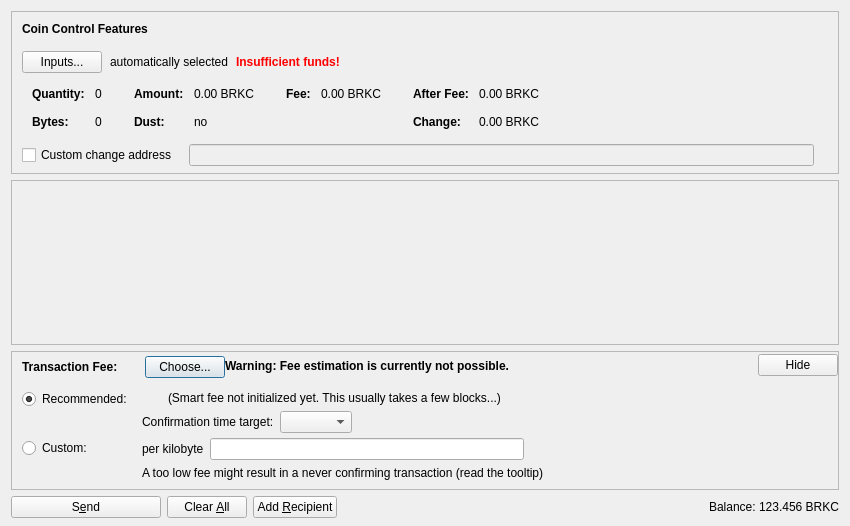
<?xml version="1.0" encoding="UTF-8"?>
<ui version="4.0">
 <class>SendCoinsDialog</class>
 <widget class="QDialog" name="SendCoinsDialog">
  <property name="geometry">
   <rect>
    <x>0</x>
    <y>0</y>
    <width>850</width>
    <height>526</height>
   </rect>
  </property>
  <property name="windowTitle">
   <string>Send Coins</string>
  </property>
  <layout class="QVBoxLayout" name="verticalLayout" stretch="0,1,0,0">
   <property name="bottomMargin">
    <number>8</number>
   </property>
   <item>
    <widget class="QFrame" name="frameCoinControl">
     <property name="sizePolicy">
      <sizepolicy hsizetype="Expanding" vsizetype="Expanding">
       <horstretch>0</horstretch>
       <verstretch>0</verstretch>
      </sizepolicy>
     </property>
     <property name="maximumSize">
      <size>
       <width>16777215</width>
       <height>16777215</height>
      </size>
     </property>
     <property name="frameShape">
      <enum>QFrame::StyledPanel</enum>
     </property>
     <property name="frameShadow">
      <enum>QFrame::Sunken</enum>
     </property>
     <layout class="QVBoxLayout" name="verticalLayoutCoinControl2">
      <property name="spacing">
       <number>0</number>
      </property>
      <property name="leftMargin">
       <number>0</number>
      </property>
      <property name="topMargin">
       <number>0</number>
      </property>
      <property name="rightMargin">
       <number>0</number>
      </property>
      <property name="bottomMargin">
       <number>6</number>
      </property>
      <item>
       <layout class="QVBoxLayout" name="verticalLayoutCoinControl" stretch="0,0,0,0,1">
        <property name="spacing">
         <number>0</number>
        </property>
        <property name="leftMargin">
         <number>10</number>
        </property>
        <property name="topMargin">
         <number>10</number>
        </property>
        <item>
         <layout class="QHBoxLayout" name="horizontalLayoutCoinControl1">
          <property name="bottomMargin">
           <number>15</number>
          </property>
          <item>
           <widget class="QLabel" name="labelCoinControlFeatures">
            <property name="sizePolicy">
             <sizepolicy hsizetype="Preferred" vsizetype="Maximum">
              <horstretch>0</horstretch>
              <verstretch>0</verstretch>
             </sizepolicy>
            </property>
            <property name="font">
             <font>
              <weight>75</weight>
              <bold>true</bold>
             </font>
            </property>
            <property name="styleSheet">
             <string notr="true">font-weight:bold;</string>
            </property>
            <property name="text">
             <string>Coin Control Features</string>
            </property>
           </widget>
          </item>
         </layout>
        </item>
        <item>
         <layout class="QHBoxLayout" name="horizontalLayoutCoinControl2" stretch="0,0,0,0">
          <property name="spacing">
           <number>8</number>
          </property>
          <property name="bottomMargin">
           <number>10</number>
          </property>
          <item>
           <widget class="QPushButton" name="pushButtonCoinControl">
            <property name="styleSheet">
             <string notr="true"/>
            </property>
            <property name="text">
             <string>Inputs...</string>
            </property>
            <property name="autoDefault">
             <bool>false</bool>
            </property>
           </widget>
          </item>
          <item>
           <widget class="QLabel" name="labelCoinControlAutomaticallySelected">
            <property name="text">
             <string>automatically selected</string>
            </property>
            <property name="margin">
             <number>5</number>
            </property>
           </widget>
          </item>
          <item>
           <widget class="QLabel" name="labelCoinControlInsuffFunds">
            <property name="font">
             <font>
              <weight>75</weight>
              <bold>true</bold>
             </font>
            </property>
            <property name="styleSheet">
             <string notr="true">color:red;font-weight:bold;</string>
            </property>
            <property name="text">
             <string>Insufficient funds!</string>
            </property>
            <property name="margin">
             <number>5</number>
            </property>
           </widget>
          </item>
          <item>
           <spacer name="horizontalSpacerCoinControl">
            <property name="orientation">
             <enum>Qt::Horizontal</enum>
            </property>
            <property name="sizeHint" stdset="0">
             <size>
              <width>40</width>
              <height>1</height>
             </size>
            </property>
           </spacer>
          </item>
         </layout>
        </item>
        <item>
         <widget class="QWidget" name="widgetCoinControl" native="true">
          <property name="sizePolicy">
           <sizepolicy hsizetype="Preferred" vsizetype="Preferred">
            <horstretch>0</horstretch>
            <verstretch>0</verstretch>
           </sizepolicy>
          </property>
          <property name="minimumSize">
           <size>
            <width>0</width>
            <height>0</height>
           </size>
          </property>
          <property name="styleSheet">
           <string notr="true"/>
          </property>
          <layout class="QHBoxLayout" name="horizontalLayoutCoinControl5">
           <property name="leftMargin">
            <number>0</number>
           </property>
           <property name="topMargin">
            <number>0</number>
           </property>
           <property name="rightMargin">
            <number>0</number>
           </property>
           <property name="bottomMargin">
            <number>0</number>
           </property>
           <item>
            <layout class="QHBoxLayout" name="horizontalLayoutCoinControl3" stretch="0,0,0,1">
             <property name="spacing">
              <number>20</number>
             </property>
             <property name="topMargin">
              <number>0</number>
             </property>
             <property name="bottomMargin">
              <number>10</number>
             </property>
             <item>
              <layout class="QFormLayout" name="formLayoutCoinControl1">
               <property name="horizontalSpacing">
                <number>10</number>
               </property>
               <property name="verticalSpacing">
                <number>14</number>
               </property>
               <property name="leftMargin">
                <number>10</number>
               </property>
               <property name="topMargin">
                <number>4</number>
               </property>
               <property name="rightMargin">
                <number>6</number>
               </property>
               <item row="0" column="0">
                <widget class="QLabel" name="labelCoinControlQuantityText">
                 <property name="font">
                  <font>
                   <weight>75</weight>
                   <bold>true</bold>
                  </font>
                 </property>
                 <property name="text">
                  <string>Quantity:</string>
                 </property>
                 <property name="margin">
                  <number>0</number>
                 </property>
                </widget>
               </item>
               <item row="0" column="1">
                <widget class="QLabel" name="labelCoinControlQuantity">
                 <property name="cursor">
                  <cursorShape>IBeamCursor</cursorShape>
                 </property>
                 <property name="contextMenuPolicy">
                  <enum>Qt::ActionsContextMenu</enum>
                 </property>
                 <property name="text">
                  <string notr="true">0</string>
                 </property>
                 <property name="margin">
                  <number>0</number>
                 </property>
                 <property name="textInteractionFlags">
                  <set>Qt::LinksAccessibleByMouse|Qt::TextSelectableByKeyboard|Qt::TextSelectableByMouse</set>
                 </property>
                </widget>
               </item>
               <item row="1" column="0">
                <widget class="QLabel" name="labelCoinControlBytesText">
                 <property name="font">
                  <font>
                   <weight>75</weight>
                   <bold>true</bold>
                  </font>
                 </property>
                 <property name="text">
                  <string>Bytes:</string>
                 </property>
                </widget>
               </item>
               <item row="1" column="1">
                <widget class="QLabel" name="labelCoinControlBytes">
                 <property name="cursor">
                  <cursorShape>IBeamCursor</cursorShape>
                 </property>
                 <property name="contextMenuPolicy">
                  <enum>Qt::ActionsContextMenu</enum>
                 </property>
                 <property name="text">
                  <string notr="true">0</string>
                 </property>
                 <property name="textInteractionFlags">
                  <set>Qt::LinksAccessibleByMouse|Qt::TextSelectableByKeyboard|Qt::TextSelectableByMouse</set>
                 </property>
                </widget>
               </item>
              </layout>
             </item>
             <item>
              <layout class="QFormLayout" name="formLayoutCoinControl2">
               <property name="horizontalSpacing">
                <number>10</number>
               </property>
               <property name="verticalSpacing">
                <number>14</number>
               </property>
               <property name="leftMargin">
                <number>6</number>
               </property>
               <property name="topMargin">
                <number>4</number>
               </property>
               <property name="rightMargin">
                <number>6</number>
               </property>
               <item row="0" column="0">
                <widget class="QLabel" name="labelCoinControlAmountText">
                 <property name="font">
                  <font>
                   <weight>75</weight>
                   <bold>true</bold>
                  </font>
                 </property>
                 <property name="text">
                  <string>Amount:</string>
                 </property>
                 <property name="margin">
                  <number>0</number>
                 </property>
                </widget>
               </item>
               <item row="0" column="1">
                <widget class="QLabel" name="labelCoinControlAmount">
                 <property name="cursor">
                  <cursorShape>IBeamCursor</cursorShape>
                 </property>
                 <property name="contextMenuPolicy">
                  <enum>Qt::ActionsContextMenu</enum>
                 </property>
                 <property name="text">
                  <string notr="true">0.00 BRKC</string>
                 </property>
                 <property name="textInteractionFlags">
                  <set>Qt::LinksAccessibleByMouse|Qt::TextSelectableByKeyboard|Qt::TextSelectableByMouse</set>
                 </property>
                </widget>
               </item>
               <item row="1" column="0">
                <widget class="QLabel" name="labelCoinControlLowOutputText">
                 <property name="font">
                  <font>
                   <weight>75</weight>
                   <bold>true</bold>
                  </font>
                 </property>
                 <property name="text">
                  <string>Dust:</string>
                 </property>
                </widget>
               </item>
               <item row="1" column="1">
                <widget class="QLabel" name="labelCoinControlLowOutput">
                 <property name="cursor">
                  <cursorShape>IBeamCursor</cursorShape>
                 </property>
                 <property name="contextMenuPolicy">
                  <enum>Qt::ActionsContextMenu</enum>
                 </property>
                 <property name="text">
                  <string notr="true">no</string>
                 </property>
                 <property name="textInteractionFlags">
                  <set>Qt::LinksAccessibleByMouse|Qt::TextSelectableByKeyboard|Qt::TextSelectableByMouse</set>
                 </property>
                </widget>
               </item>
              </layout>
             </item>
             <item>
              <layout class="QFormLayout" name="formLayoutCoinControl3">
               <property name="horizontalSpacing">
                <number>10</number>
               </property>
               <property name="verticalSpacing">
                <number>14</number>
               </property>
               <property name="leftMargin">
                <number>6</number>
               </property>
               <property name="topMargin">
                <number>4</number>
               </property>
               <property name="rightMargin">
                <number>6</number>
               </property>
               <item row="0" column="0">
                <widget class="QLabel" name="labelCoinControlFeeText">
                 <property name="font">
                  <font>
                   <weight>75</weight>
                   <bold>true</bold>
                  </font>
                 </property>
                 <property name="text">
                  <string>Fee:</string>
                 </property>
                 <property name="margin">
                  <number>0</number>
                 </property>
                </widget>
               </item>
               <item row="0" column="1">
                <widget class="QLabel" name="labelCoinControlFee">
                 <property name="cursor">
                  <cursorShape>IBeamCursor</cursorShape>
                 </property>
                 <property name="contextMenuPolicy">
                  <enum>Qt::ActionsContextMenu</enum>
                 </property>
                 <property name="text">
                  <string notr="true">0.00 BRKC</string>
                 </property>
                 <property name="textInteractionFlags">
                  <set>Qt::LinksAccessibleByMouse|Qt::TextSelectableByKeyboard|Qt::TextSelectableByMouse</set>
                 </property>
                </widget>
               </item>
              </layout>
             </item>
             <item>
              <layout class="QFormLayout" name="formLayoutCoinControl4">
               <property name="horizontalSpacing">
                <number>10</number>
               </property>
               <property name="verticalSpacing">
                <number>14</number>
               </property>
               <property name="leftMargin">
                <number>6</number>
               </property>
               <property name="topMargin">
                <number>4</number>
               </property>
               <property name="rightMargin">
                <number>6</number>
               </property>
               <item row="0" column="0">
                <widget class="QLabel" name="labelCoinControlAfterFeeText">
                 <property name="font">
                  <font>
                   <weight>75</weight>
                   <bold>true</bold>
                  </font>
                 </property>
                 <property name="text">
                  <string>After Fee:</string>
                 </property>
                 <property name="margin">
                  <number>0</number>
                 </property>
                </widget>
               </item>
               <item row="0" column="1">
                <widget class="QLabel" name="labelCoinControlAfterFee">
                 <property name="cursor">
                  <cursorShape>IBeamCursor</cursorShape>
                 </property>
                 <property name="contextMenuPolicy">
                  <enum>Qt::ActionsContextMenu</enum>
                 </property>
                 <property name="text">
                  <string notr="true">0.00 BRKC</string>
                 </property>
                 <property name="textInteractionFlags">
                  <set>Qt::LinksAccessibleByMouse|Qt::TextSelectableByKeyboard|Qt::TextSelectableByMouse</set>
                 </property>
                </widget>
               </item>
               <item row="1" column="0">
                <widget class="QLabel" name="labelCoinControlChangeText">
                 <property name="font">
                  <font>
                   <weight>75</weight>
                   <bold>true</bold>
                  </font>
                 </property>
                 <property name="text">
                  <string>Change:</string>
                 </property>
                </widget>
               </item>
               <item row="1" column="1">
                <widget class="QLabel" name="labelCoinControlChange">
                 <property name="cursor">
                  <cursorShape>IBeamCursor</cursorShape>
                 </property>
                 <property name="contextMenuPolicy">
                  <enum>Qt::ActionsContextMenu</enum>
                 </property>
                 <property name="text">
                  <string notr="true">0.00 BRKC</string>
                 </property>
                 <property name="textInteractionFlags">
                  <set>Qt::LinksAccessibleByMouse|Qt::TextSelectableByKeyboard|Qt::TextSelectableByMouse</set>
                 </property>
                </widget>
               </item>
              </layout>
             </item>
            </layout>
           </item>
          </layout>
         </widget>
        </item>
        <item>
         <layout class="QHBoxLayout" name="horizontalLayoutCoinControl4" stretch="0,0,0">
          <property name="spacing">
           <number>12</number>
          </property>
          <property name="sizeConstraint">
           <enum>QLayout::SetDefaultConstraint</enum>
          </property>
          <property name="topMargin">
           <number>5</number>
          </property>
          <property name="rightMargin">
           <number>5</number>
          </property>
          <item>
           <widget class="QCheckBox" name="checkBoxCoinControlChange">
            <property name="toolTip">
             <string>If this is activated, but the change address is empty or invalid, change will be sent to a newly generated address.</string>
            </property>
            <property name="text">
             <string>Custom change address</string>
            </property>
           </widget>
          </item>
          <item>
           <widget class="QValidatedLineEdit" name="lineEditCoinControlChange">
            <property name="enabled">
             <bool>false</bool>
            </property>
            <property name="sizePolicy">
             <sizepolicy hsizetype="Expanding" vsizetype="Fixed">
              <horstretch>0</horstretch>
              <verstretch>0</verstretch>
             </sizepolicy>
            </property>
           </widget>
          </item>
          <item>
           <widget class="QLabel" name="labelCoinControlChangeLabel">
            <property name="sizePolicy">
             <sizepolicy hsizetype="Preferred" vsizetype="Expanding">
              <horstretch>0</horstretch>
              <verstretch>0</verstretch>
             </sizepolicy>
            </property>
            <property name="minimumSize">
             <size>
              <width>0</width>
              <height>0</height>
             </size>
            </property>
            <property name="text">
             <string/>
            </property>
            <property name="margin">
             <number>3</number>
            </property>
           </widget>
          </item>
         </layout>
        </item>
        <item>
         <spacer name="verticalSpacerCoinControl">
          <property name="orientation">
           <enum>Qt::Vertical</enum>
          </property>
          <property name="sizeHint" stdset="0">
           <size>
            <width>800</width>
            <height>1</height>
           </size>
          </property>
         </spacer>
        </item>
       </layout>
      </item>
     </layout>
    </widget>
   </item>
   <item>
    <widget class="QScrollArea" name="scrollArea">
     <property name="widgetResizable">
      <bool>true</bool>
     </property>
     <widget class="QWidget" name="scrollAreaWidgetContents">
      <property name="geometry">
       <rect>
        <x>0</x>
        <y>0</y>
        <width>830</width>
        <height>104</height>
       </rect>
      </property>
      <layout class="QVBoxLayout" name="verticalLayout_2" stretch="0,1">
       <property name="leftMargin">
        <number>0</number>
       </property>
       <property name="topMargin">
        <number>0</number>
       </property>
       <property name="rightMargin">
        <number>0</number>
       </property>
       <property name="bottomMargin">
        <number>0</number>
       </property>
       <item>
        <layout class="QVBoxLayout" name="entries">
         <property name="spacing">
          <number>6</number>
         </property>
        </layout>
       </item>
       <item>
        <spacer name="verticalSpacer">
         <property name="orientation">
          <enum>Qt::Vertical</enum>
         </property>
         <property name="sizeHint" stdset="0">
          <size>
           <width>20</width>
           <height>40</height>
          </size>
         </property>
        </spacer>
       </item>
      </layout>
     </widget>
    </widget>
   </item>
   <item>
    <widget class="QFrame" name="frameFee">
     <property name="sizePolicy">
      <sizepolicy hsizetype="Expanding" vsizetype="Expanding">
       <horstretch>0</horstretch>
       <verstretch>0</verstretch>
      </sizepolicy>
     </property>
     <property name="maximumSize">
      <size>
       <width>16777215</width>
       <height>16777215</height>
      </size>
     </property>
     <property name="frameShape">
      <enum>QFrame::StyledPanel</enum>
     </property>
     <property name="frameShadow">
      <enum>QFrame::Sunken</enum>
     </property>
     <layout class="QVBoxLayout" name="verticalLayoutFee1">
      <property name="spacing">
       <number>0</number>
      </property>
      <property name="leftMargin">
       <number>0</number>
      </property>
      <property name="topMargin">
       <number>0</number>
      </property>
      <property name="rightMargin">
       <number>0</number>
      </property>
      <property name="bottomMargin">
       <number>0</number>
      </property>
      <item>
       <layout class="QVBoxLayout" name="verticalLayoutFee2" stretch="0,0,0">
        <property name="spacing">
         <number>0</number>
        </property>
        <property name="leftMargin">
         <number>10</number>
        </property>
        <property name="topMargin">
         <number>0</number>
        </property>
        <item>
         <layout class="QHBoxLayout" name="horizontalLayoutFee1">
          <property name="bottomMargin">
           <number>0</number>
          </property>
          <item>
           <layout class="QVBoxLayout" name="verticalLayoutFee7">
            <property name="spacing">
             <number>0</number>
            </property>
            <item>
             <spacer name="verticalSpacerSmartFee">
              <property name="orientation">
               <enum>Qt::Vertical</enum>
              </property>
              <property name="sizeType">
               <enum>QSizePolicy::Fixed</enum>
              </property>
              <property name="sizeHint" stdset="0">
               <size>
                <width>1</width>
                <height>4</height>
               </size>
              </property>
             </spacer>
            </item>
            <item>
             <layout class="QHBoxLayout" name="horizontalLayoutSmartFee">
              <property name="spacing">
               <number>10</number>
              </property>
              <item>
               <widget class="QLabel" name="labelFeeHeadline">
                <property name="sizePolicy">
                 <sizepolicy hsizetype="Preferred" vsizetype="Maximum">
                  <horstretch>0</horstretch>
                  <verstretch>0</verstretch>
                 </sizepolicy>
                </property>
                <property name="font">
                 <font>
                  <weight>75</weight>
                  <bold>true</bold>
                 </font>
                </property>
                <property name="styleSheet">
                 <string notr="true">font-weight:bold;</string>
                </property>
                <property name="text">
                 <string>Transaction Fee:</string>
                </property>
               </widget>
              </item>
              <item>
               <widget class="QLabel" name="labelFeeMinimized">
                <property name="text">
                 <string/>
                </property>
               </widget>
              </item>
              <item>
               <widget class="QPushButton" name="buttonChooseFee">
                <property name="text">
                 <string>Choose...</string>
                </property>
               </widget>
              </item>
             </layout>
            </item>
            <item>
             <spacer name="verticalSpacer_5">
              <property name="orientation">
               <enum>Qt::Vertical</enum>
              </property>
              <property name="sizeHint" stdset="0">
               <size>
                <width>1</width>
                <height>1</height>
               </size>
              </property>
             </spacer>
            </item>
           </layout>
          </item>
          <item>
           <widget class="QLabel" name="fallbackFeeWarningLabel">
            <property name="toolTip">
             <string>Using the fallbackfee can result in sending a transaction that will take several hours or days (or never) to confirm. Consider choosing your fee manually or wait until you have validated the complete chain.</string>
            </property>
            <property name="font">
            <font>
                <weight>75</weight>
                <bold>true</bold>
            </font>
            </property>
            <property name="text">
             <string>Warning: Fee estimation is currently not possible.</string>
            </property>
            <property name="wordWrap">
             <bool>false</bool>
            </property>
           </widget>
          </item>
          <item>
           <spacer name="horizontalSpacer_4">
            <property name="orientation">
             <enum>Qt::Horizontal</enum>
            </property>
            <property name="sizeType">
             <enum>QSizePolicy::MinimumExpanding</enum>
            </property>
            <property name="sizeHint" stdset="0">
             <size>
              <width>40</width>
              <height>20</height>
             </size>
            </property>
           </spacer>
          </item>
          <item>
           <widget class="QPushButton" name="buttonMinimizeFee">
            <property name="toolTip">
             <string>collapse fee-settings</string>
            </property>
            <property name="text">
             <string>Hide</string>
            </property>
           </widget>
          </item>
         </layout>
        </item>
        <item>
         <widget class="QFrame" name="frameFeeSelection">
          <layout class="QVBoxLayout" name="verticalLayoutFee12">
           <property name="spacing">
            <number>0</number>
           </property>
           <property name="leftMargin">
            <number>0</number>
           </property>
           <property name="topMargin">
            <number>0</number>
           </property>
           <property name="rightMargin">
            <number>0</number>
           </property>
           <property name="bottomMargin">
            <number>0</number>
           </property>
           <item>
            <layout class="QGridLayout" name="gridLayoutFee">
             <property name="topMargin">
              <number>10</number>
             </property>
             <property name="bottomMargin">
              <number>4</number>
             </property>
             <property name="horizontalSpacing">
              <number>10</number>
             </property>
             <property name="verticalSpacing">
              <number>4</number>
             </property>
             <item row="1" column="1">
              <layout class="QVBoxLayout" name="verticalLayoutFee8">
               <property name="spacing">
                <number>6</number>
               </property>
               <item>
                <layout class="QHBoxLayout" name="horizontalLayoutFee13">
                 <item>
                  <widget class="QLabel" name="labelCustomPerKilobyte">
                   <property name="toolTip">
                    <string>Specify a custom fee per kB (1,000 bytes) of the transaction's virtual size.

Note:  Since the fee is calculated on a per-byte basis, a fee of "100 satoshis per kB" for a transaction size of 500 bytes (half of 1 kB) would ultimately yield a fee of only 50 satoshis.</string>
                   </property>
                   <property name="text">
                    <string>per kilobyte</string>
                   </property>
                  </widget>
                 </item>
                 <item>
                  <widget class="BitcoinAmountField" name="customFee"/>
                 </item>
                 <item>
                  <spacer name="horizontalSpacer_6">
                   <property name="orientation">
                    <enum>Qt::Horizontal</enum>
                   </property>
                   <property name="sizeHint" stdset="0">
                    <size>
                     <width>1</width>
                     <height>1</height>
                    </size>
                   </property>
                  </spacer>
                 </item>
                </layout>
               </item>
               <item>
                <layout class="QHBoxLayout" name="horizontalLayoutFee8">
                 <item>
                  <widget class="QLabel" name="labelCustomFeeWarning">
                   <property name="enabled">
                    <bool>true</bool>
                   </property>
                   <property name="toolTip">
                    <string>When there is less transaction volume than space in the blocks, miners as well as relaying nodes may enforce a minimum fee. Paying only this minimum fee is just fine, but be aware that this can result in a never confirming transaction once there is more demand for breekcoin transactions than the network can process.</string>
                   </property>
                   <property name="text">
                    <string>A too low fee might result in a never confirming transaction (read the tooltip)</string>
                   </property>
                  </widget>
                 </item>
                 <item>
                  <spacer name="horizontalSpacer_2">
                   <property name="orientation">
                    <enum>Qt::Horizontal</enum>
                   </property>
                   <property name="sizeHint" stdset="0">
                    <size>
                     <width>1</width>
                     <height>1</height>
                    </size>
                   </property>
                  </spacer>
                 </item>
                </layout>
               </item>
              </layout>
             </item>
             <item row="0" column="0">
              <layout class="QVBoxLayout" name="verticalLayoutFee4" stretch="0,1">
               <item>
                <widget class="QRadioButton" name="radioSmartFee">
                 <property name="text">
                  <string>Recommended:</string>
                 </property>
                 <property name="checked">
                  <bool>true</bool>
                 </property>
                 <attribute name="buttonGroup">
                  <string notr="true">groupFee</string>
                 </attribute>
                </widget>
               </item>
               <item>
                <spacer name="verticalSpacer_2">
                 <property name="orientation">
                  <enum>Qt::Vertical</enum>
                 </property>
                 <property name="sizeHint" stdset="0">
                  <size>
                   <width>1</width>
                   <height>1</height>
                  </size>
                 </property>
                </spacer>
               </item>
              </layout>
             </item>
             <item row="1" column="0">
              <layout class="QVBoxLayout" name="verticalLayoutFee9" stretch="0,1">
               <item>
                <widget class="QRadioButton" name="radioCustomFee">
                 <property name="text">
                  <string>Custom:</string>
                 </property>
                 <attribute name="buttonGroup">
                  <string notr="true">groupFee</string>
                 </attribute>
                </widget>
               </item>
               <item>
                <spacer name="verticalSpacer_6">
                 <property name="orientation">
                  <enum>Qt::Vertical</enum>
                 </property>
                 <property name="sizeHint" stdset="0">
                  <size>
                   <width>1</width>
                   <height>1</height>
                  </size>
                 </property>
                </spacer>
               </item>
              </layout>
             </item>
             <item row="0" column="1">
              <layout class="QVBoxLayout" name="verticalLayoutFee3" stretch="0,0,1">
               <property name="spacing">
                <number>6</number>
               </property>
               <property name="topMargin">
                <number>2</number>
               </property>
               <item>
                <layout class="QHBoxLayout" name="horizontalLayoutFee12">
                 <item>
                  <widget class="QLabel" name="labelSmartFee">
                   <property name="text">
                    <string/>
                   </property>
                  </widget>
                 </item>
                 <item>
                  <widget class="QLabel" name="labelFeeEstimation">
                   <property name="text">
                    <string/>
                   </property>
                  </widget>
                 </item>
                 <item>
                  <widget class="QLabel" name="labelSmartFee2">
                   <property name="text">
                    <string>(Smart fee not initialized yet. This usually takes a few blocks...)</string>
                   </property>
                  </widget>
                 </item>
                 <item>
                  <spacer name="horizontalSpacer_5">
                   <property name="orientation">
                    <enum>Qt::Horizontal</enum>
                   </property>
                   <property name="sizeHint" stdset="0">
                    <size>
                     <width>1</width>
                     <height>1</height>
                    </size>
                   </property>
                  </spacer>
                 </item>
                </layout>
               </item>
               <item>
                <layout class="QHBoxLayout" name="horizontalLayoutFee9">
                 <item>
                  <layout class="QVBoxLayout" name="verticalLayoutFee6">
                   <item>
                    <widget class="QLabel" name="labelSmartFee3">
                     <property name="text">
                      <string>Confirmation time target:</string>
                     </property>
                    </widget>
                   </item>
                  </layout>
                 </item>
                 <item>
                  <layout class="QVBoxLayout" name="verticalLayoutFee5">
                   <property name="rightMargin">
                    <number>30</number>
                   </property>
                   <item>
                    <layout class="QHBoxLayout" name="horizontalLayoutConfTarget">
                     <property name="bottomMargin">
                      <number>0</number>
                     </property>
                     <item>
                      <widget class="QComboBox" name="confTargetSelector"/>
                     </item>
                     <item>
                      <spacer name="horizontalSpacerConfTarget">
                       <property name="orientation">
                        <enum>Qt::Horizontal</enum>
                       </property>
                       <property name="sizeHint" stdset="0">
                        <size>
                         <width>40</width>
                         <height>20</height>
                        </size>
                       </property>
                      </spacer>
                     </item>
                    </layout>
                   </item>
                  </layout>
                 </item>
                </layout>
               </item>
               <item>
                <spacer name="verticalSpacer_4">
                 <property name="orientation">
                  <enum>Qt::Vertical</enum>
                 </property>
                 <property name="sizeHint" stdset="0">
                  <size>
                   <width>1</width>
                   <height>1</height>
                  </size>
                 </property>
                </spacer>
               </item>
              </layout>
             </item>
            </layout>
           </item>
          </layout>
         </widget>
        </item>
        <item>
         <spacer name="verticalSpacerFee">
          <property name="orientation">
           <enum>Qt::Vertical</enum>
          </property>
          <property name="sizeHint" stdset="0">
           <size>
            <width>40</width>
            <height>5</height>
           </size>
          </property>
         </spacer>
        </item>
       </layout>
      </item>
     </layout>
    </widget>
   </item>
   <item>
    <layout class="QHBoxLayout" name="horizontalLayout">
     <item>
      <widget class="QPushButton" name="sendButton">
       <property name="minimumSize">
        <size>
         <width>150</width>
         <height>0</height>
        </size>
       </property>
       <property name="toolTip">
        <string>Confirm the send action</string>
       </property>
       <property name="text">
        <string>S&amp;end</string>
       </property>
       <property name="icon">
        <iconset resource="../bitcoin.qrc">
         <normaloff>:/icons/send</normaloff>:/icons/send</iconset>
       </property>
       <property name="autoDefault">
        <bool>false</bool>
       </property>
       <property name="default">
        <bool>false</bool>
       </property>
      </widget>
     </item>
     <item>
      <widget class="QPushButton" name="clearButton">
       <property name="sizePolicy">
        <sizepolicy hsizetype="Minimum" vsizetype="Fixed">
         <horstretch>0</horstretch>
         <verstretch>0</verstretch>
        </sizepolicy>
       </property>
       <property name="toolTip">
        <string>Clear all fields of the form.</string>
       </property>
       <property name="text">
        <string>Clear &amp;All</string>
       </property>
       <property name="icon">
        <iconset resource="../bitcoin.qrc">
         <normaloff>:/icons/remove</normaloff>:/icons/remove</iconset>
       </property>
       <property name="autoDefault">
        <bool>false</bool>
       </property>
      </widget>
     </item>
     <item>
      <widget class="QPushButton" name="addButton">
       <property name="toolTip">
        <string>Send to multiple recipients at once</string>
       </property>
       <property name="text">
        <string>Add &amp;Recipient</string>
       </property>
       <property name="icon">
        <iconset resource="../bitcoin.qrc">
         <normaloff>:/icons/add</normaloff>:/icons/add</iconset>
       </property>
       <property name="autoDefault">
        <bool>false</bool>
       </property>
      </widget>
     </item>
     <item>
      <spacer name="horizontalSpacer">
       <property name="orientation">
        <enum>Qt::Horizontal</enum>
       </property>
       <property name="sizeHint" stdset="0">
        <size>
         <width>40</width>
         <height>20</height>
        </size>
       </property>
      </spacer>
     </item>
     <item>
      <layout class="QHBoxLayout" name="horizontalLayout_2">
       <property name="spacing">
        <number>3</number>
       </property>
       <item>
        <widget class="QLabel" name="label">
         <property name="sizePolicy">
          <sizepolicy hsizetype="Preferred" vsizetype="Fixed">
           <horstretch>0</horstretch>
           <verstretch>0</verstretch>
          </sizepolicy>
         </property>
         <property name="text">
          <string>Balance:</string>
         </property>
        </widget>
       </item>
       <item>
        <widget class="QLabel" name="labelBalance">
         <property name="sizePolicy">
          <sizepolicy hsizetype="Preferred" vsizetype="Fixed">
           <horstretch>0</horstretch>
           <verstretch>0</verstretch>
          </sizepolicy>
         </property>
         <property name="cursor">
          <cursorShape>IBeamCursor</cursorShape>
         </property>
         <property name="text">
          <string notr="true">123.456 BRKC</string>
         </property>
         <property name="textInteractionFlags">
          <set>Qt::LinksAccessibleByMouse|Qt::TextSelectableByKeyboard|Qt::TextSelectableByMouse</set>
         </property>
        </widget>
       </item>
      </layout>
     </item>
    </layout>
   </item>
  </layout>
 </widget>
 <customwidgets>
  <customwidget>
   <class>QValidatedLineEdit</class>
   <extends>QLineEdit</extends>
   <header>qt/qvalidatedlineedit.h</header>
  </customwidget>
  <customwidget>
   <class>BitcoinAmountField</class>
   <extends>QLineEdit</extends>
   <header>qt/bitcoinamountfield.h</header>
   <container>1</container>
  </customwidget>
 </customwidgets>
 <resources>
  <include location="../bitcoin.qrc"/>
 </resources>
 <connections/>
 <buttongroups>
  <buttongroup name="groupFee"/>
 </buttongroups>
</ui>
